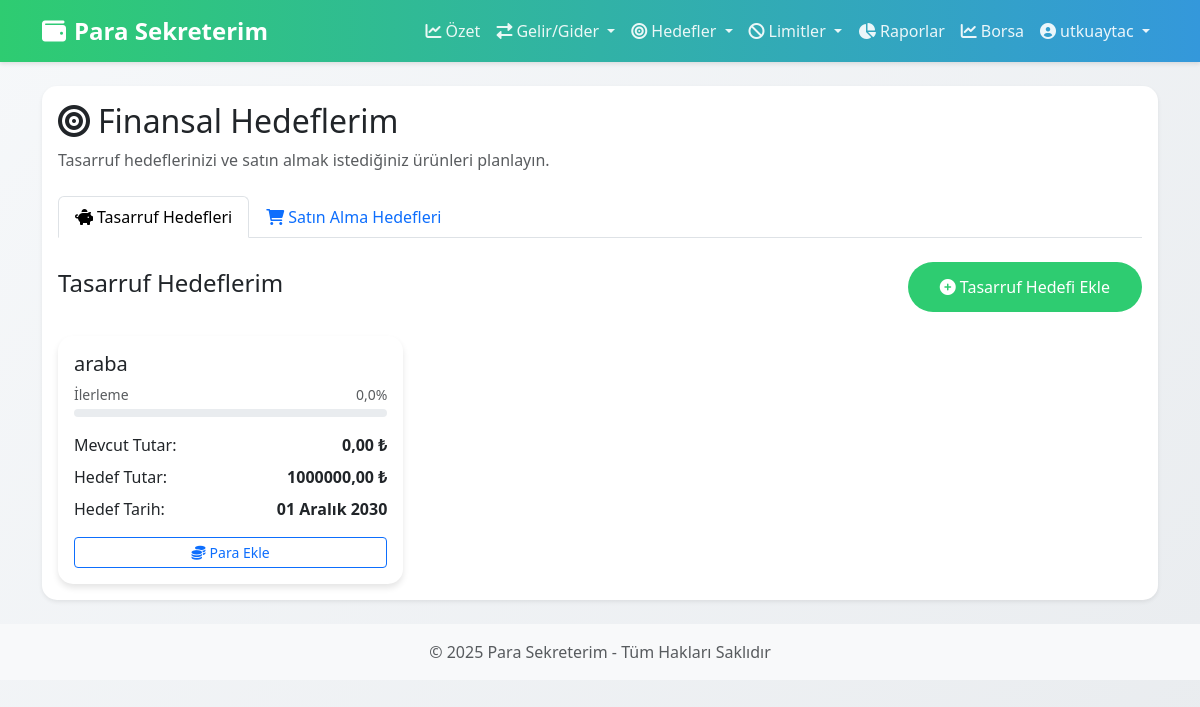
/hedefler/ (signed in), run on the app's committed database.
### accounts/models.py (models this page shows, shortened)
class CustomUser(AbstractUser):
    email = models.EmailField(unique=True)
    is_email_verified = models.BooleanField(default=False)
    financial_info_completed = models.BooleanField(default=False)
    total_amount = models.DecimalField(max_digits=15, decimal_places=2, default=0)

class SavingGoal(models.Model):
    user = models.ForeignKey(CustomUser, on_delete=models.CASCADE, related_name='saving_goals')
    name = models.CharField(max_length=100)
    target_amount = models.DecimalField(max_digits=15, decimal_places=2)
    current_amount = models.DecimalField(max_digits=15, decimal_places=2, default=0)
    target_date = models.DateField()
    created_at = models.DateTimeField(auto_now_add=True)
    def progress_percentage(self):
        if self.target_amount == 0:
            return 0
        return (self.current_amount / self.target_amount) * 100

### accounts/views.py (the view)
# urls.py: path('hedefler/', accounts_views.goals_view, name='goals'),
@login_required
def goals_view(request):
    user = request.user
    saving_goals = SavingGoal.objects.filter(user=user)
    purchase_goals = PurchaseGoal.objects.filter(user=user)
    for goal in purchase_goals:
        if goal.can_purchase(user.total_amount) and not goal.is_notified:
            messages.info(
                request,
                f"'{goal.name}' ürününü satın almak için uygun zamanda olabilirsiniz!"
            )
            goal.is_notified = True
            goal.save()
    context = {
        'saving_goals': saving_goals,
        'purchase_goals': purchase_goals,
    }
    return render(request, 'accounts/goals.html', context)

### accounts/models.py (called while the page is built)
    def can_purchase(self, user_total_amount):
        return (self.price / user_total_amount) * 100 <= self.trigger_percentage

### accounts/templates/accounts/goals.html (shortened to what this page needs)
{% extends 'base.html' %}
{% block content %}
<div class="row mb-4">
    <div class="col-12">
        <div class="card shadow-sm">
            <div class="card-body">
                <h2 class="card-title"><i class="fas fa-bullseye me-2"></i>Finansal Hedeflerim</h2>
                <p class="text-muted mb-4">Tasarruf hedeflerinizi ve satın almak istediğiniz ürünleri planlayın.</p>
                <ul class="nav nav-tabs mb-4" id="goalsTab" role="tablist">
                    <li class="nav-item" role="presentation">
                        <button class="nav-link active" id="saving-tab" data-bs-toggle="tab" data-bs-target="#saving" type="button" role="tab" aria-controls="saving" aria-selected="true">
                            <i class="fas fa-piggy-bank me-1"></i>Tasarruf Hedefleri
                        </button>
                    </li>
                    <li class="nav-item" role="presentation">
                        <button class="nav-link" id="purchase-tab" data-bs-toggle="tab" data-bs-target="#purchase" type="button" role="tab" aria-controls="purchase" aria-selected="false">
                            <i class="fas fa-shopping-cart me-1"></i>Satın Alma Hedefleri
                        </button>
                    </li>
                </ul>
                <div class="tab-content" id="goalsTabContent">
                    <div class="tab-pane fade show active" id="saving" role="tabpanel" aria-labelledby="saving-tab">
                        <div class="d-flex justify-content-between align-items-center mb-4">
                            <h4>Tasarruf Hedeflerim</h4>
                            <a href="{% url 'add_saving_goal' %}" class="btn btn-primary">
                                <i class="fas fa-plus-circle me-1"></i>Tasarruf Hedefi Ekle
                            </a>
                        </div>
                        {% if saving_goals %}
                            <div class="row row-cols-1 row-cols-md-2 row-cols-lg-3 g-4">
                                {% for goal in saving_goals %}
                                <div class="col">
                                    <div class="card h-100">
                                        <div class="card-body">
                                            <h5 class="card-title">{{ goal.name }}</h5>
                                            <div class="mb-3">
                                                <div class="d-flex justify-content-between">
                                                    <small class="text-muted">İlerleme</small>
                                                    <small class="text-muted">{{ goal.progress_percentage|floatformat:1 }}%</small>
                                                </div>
                                                <div class="progress mt-1" style="height: 8px;">
                                                </div>
                                            </div>
                                            <div class="d-flex justify-content-between mb-2">
                                                <span>Mevcut Tutar:</span>
                                                <span class="fw-bold">{{ goal.current_amount|floatformat:2 }} ₺</span>
                                            </div>
                                            <div class="d-flex justify-content-between mb-2">
                                                <span>Hedef Tutar:</span>
                                                <span class="fw-bold">{{ goal.target_amount|floatformat:2 }} ₺</span>
                                            </div>
                                            <div class="d-flex justify-content-between mb-3">
                                                <span>Hedef Tarih:</span>
                                                <span class="fw-bold">{{ goal.target_date }}</span>
                                            </div>
                                            <button class="btn btn-sm btn-outline-primary w-100">
                                                <i class="fas fa-coins me-1"></i>Para Ekle
                                            </button>
                                        </div>
                                    </div>
                                </div>
                                {% endfor %}
                            </div>
                        {% endif %}
                    </div>
                </div>
            </div>
        </div>
    </div>
</div>
{% endblock %}

### templates/base.html (shortened to what this page needs)
{% load static %}
{% load custom_tags %}
<!DOCTYPE html>
<html lang="tr">
<head>
    <link href="https://cdn.jsdelivr.net/npm/bootstrap@5.3.0/dist/css/bootstrap.min.css" rel="stylesheet">
    <link href="https://cdnjs.cloudflare.com/ajax/libs/font-awesome/6.0.0/css/all.min.css" rel="stylesheet">
    <link href="{% static 'css/style.css' %}" rel="stylesheet">
    <link href="{% static 'css/custom.css' %}" rel="stylesheet">
</head>
<body>
    {% if user.is_authenticated %}
      {% if request.resolver_match.url_name != 'login' and request.resolver_match.url_name != 'register' and request.resolver_match.url_name != 'password_reset_request' and request.resolver_match.url_name != 'password_reset_confirm' %}
    <nav class="navbar navbar-expand-lg navbar-dark bg-primary">
        <div class="container">
            <a class="navbar-brand" href="{% url 'dashboard' %}">
                <i class="fas fa-wallet me-2"></i>Para Sekreterim
            </a>
            <div class="collapse navbar-collapse" id="navbarNav">
                <ul class="navbar-nav ms-auto">
                    <li class="nav-item">
                        <a class="nav-link {% if request.resolver_match.url_name == 'dashboard' %}active{% endif %}" href="{% url 'dashboard' %}">
                            <i class="fas fa-chart-line me-1"></i>Özet
                        </a>
                    </li>
                    <li class="nav-item dropdown">
                        <a class="nav-link dropdown-toggle " href="#" id="navbarGelirGider" role="button" data-bs-toggle="dropdown" aria-expanded="false">
                            <i class="fas fa-exchange-alt me-1"></i>Gelir/Gider
                        </a>
                    </li>
                    <li class="nav-item dropdown">
                        <a class="nav-link dropdown-toggle {% if request.resolver_match.url_name == 'goals' or request.resolver_match.url_name == 'add_saving_goal' or request.resolver_match.url_name == 'add_purchase_goal' %}active{% endif %}" href="#" id="navbarHedefler" role="button" data-bs-toggle="dropdown" aria-expanded="false">
                            <i class="fas fa-bullseye me-1"></i>Hedefler
                        </a>
                    </li>
                    <li class="nav-item dropdown">
                        <a class="nav-link dropdown-toggle " href="#" id="navbarLimitler" role="button" data-bs-toggle="dropdown" aria-expanded="false">
                            <i class="fas fa-ban me-1"></i>Limitler
                        </a>
                    </li>
                    <li class="nav-item">
                        <a class="nav-link {% if request.resolver_match.url_name == 'reports' %}active{% endif %}" href="/raporlar/">
                            <i class="fas fa-chart-pie me-1"></i>Raporlar
                        </a>
                    </li>
                    <li class="nav-item">
                        <a class="nav-link {% if request.resolver_match.url_name == 'borsa' %}active{% endif %}" href="/borsa/">
                            <i class="fas fa-chart-line me-1"></i>Borsa
                        </a>
                    </li>
                    <li class="nav-item dropdown">
                        <a class="nav-link dropdown-toggle" href="#" id="navbarDropdown" role="button" data-bs-toggle="dropdown" aria-expanded="false">
                            <i class="fas fa-user-circle me-1"></i>{{ user.username }}
                        </a>
                    </li>
                </ul>
            </div>
        </div>
    </nav>
    {% endif %}
    {% endif %}
    <div class="container my-4">
        {% block content %}
        {% endblock %}
    </div>
    <footer class="footer mt-auto py-3 bg-light">
        <div class="container text-center">
            <span class="text-muted">© 2025 Para Sekreterim - Tüm Hakları Saklıdır</span>
        </div>
    </footer>
</body>
</html>

### static/css/style.css (style rules this page uses)
:root { --primary-color: #2ecc71; --secondary-color: #27ae60; --accent-color: #3498db; --danger-color: #e74c3c; --text-color: #2c3e50; --light-bg: #f9f9f9; }
body { font-family: 'Segoe UI', Tahoma, Geneva, Verdana, sans-serif; background: linear-gradient(135deg, #f6f8fa 0%, #e9ecef 100%); color: var(--text-color); min-height: 100vh; }
.navbar { background: linear-gradient(to right, var(--primary-color), var(--accent-color)) !important; box-shadow: 0 2px 4px rgba(0,0,0,0.1); }
.navbar-brand { font-size: 1.5rem; font-weight: bold; color: white !important; }
.navbar-dark .navbar-nav .nav-link { color: rgba(255,255,255,0.9) !important; transition: all 0.3s ease; }
.card { border: none; border-radius: 15px; box-shadow: 0 4px 6px rgba(0,0,0,0.1); transition: transform 0.3s ease; }
.btn-primary { background: var(--primary-color); border: none; padding: 0.8rem 2rem; border-radius: 30px; transition: all 0.3s ease; }
.text-center { font-weight: 500; }
a { color: var(--accent-color); text-decoration: none; transition: all 0.3s ease; }

### data on the page
CustomUser: username "utkuaytac"
SavingGoal: name "araba", progress_percentage "0,0", current_amount "0,00", target_amount "1000000,00", target_date "01 Aralık 2030"
